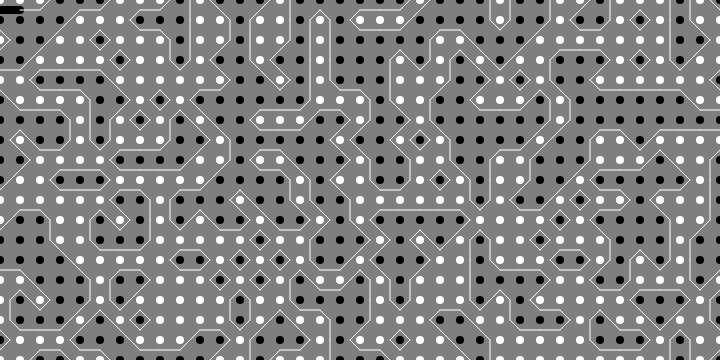
Frame 1 (no input)
Frame 60 (no input): identical to frame 1, image omitted
Frame 120 (the mouse pressed at the canvas centre since frame 60): identical to frame 1, image omitted

The p5.js sketch that drew this single still picture (run headless with seeded random() and noise() and a simulated clock; from frame 60 on, the mouse is pressed at the canvas centre):

// p5.js sketch
// ── sketch.js
var distances;
let rez = 20;
let cols, rows;

function setup() {
	createCanvas(720, 360);
	cols =  1 + width / rez;
	rows =  1 + height / rez;
	distances = Array.from(Array(cols), () => new Array(rows));
	for (let x = 0; x < cols; x++) {
		for (let y = 0; y < rows; y++) {
			distances[x][y] = floor(random(2));
		}
	}
}

function draw() {
  background(127);
  for (let x = 0; x < cols; x++) {
    for (let y = 0; y < rows; y++) {
      //  console.log(distances[x][y]);
       stroke(distances[x][y]*255);
       strokeWeight(rez*0.4);
       point(x*rez, y*rez);
    }
  }

  for (let i = 0; i < cols-1; i++) {
    for (let j = 0; j < rows-1; j++) {
		let x = float(i * rez);
		let y = float(j * rez);
		let a = createVector(x + 0.5 * rez,	y			 );
		let b = createVector(x + rez	  , y + rez * 0.5);
		let c = createVector(x + 0.5 * rez, y + rez      );
		let d = createVector(x 			  , y + rez * 0.5);

		var state = distances[i][j] * 8 + distances[i+1][j] * 4 + distances[i+1][j+1] * 2 + distances[i][j+1];
		
		switch(state) {
			case 1:
				// drawLine(c, d);
				line(c.x, c.y, d.x, d.y);
				break;
			case 2:
				line(b.x, b.y, c.x, c.y);
				break;
			case 3:
				line(b.x, b.y, d.x, d.y);
				break;
			case 4:
				// drawLine(a, b);
				line(a.x, a.y, b.x, b.y);
				break;
			case 5:
				// drawLine(a, b);
				line(a.x, a.y, d.x, d.y);
				line(b.x, b.y, c.x, c.y);
				// drawLine(b, c);
				break;
			case 6:
				line(a.x, a.y, c.x, c.y);
				break;
			case 7:
				line(a.x, a.y, d.x, d.y);
				break;
			case 8:
				line(a.x, a.y, d.x, d.y);
				break;
			case 9:
				line(a.x, a.y, c.x, c.y);
				break;																																																
			case 10:
				line(a.x, a.y, b.x, b.y);
				line(c.x, c.y, d.x, d.y);
				break;
			case 11:
				line(a.x, a.y, b.x, b.y);
				break;
			case 12:
				line(b.x, b.y, d.x, d.y);
				break;
			case 13:
				line(b.x, b.y, c.x, c.y);
				break;
			case 14:
				line(c.x, c.y, d.x, d.y);
				break;
		}
		stroke(255);
		strokeWeight(1);
		// line(a.x, a.y, b.x, b.y)
    }
  }
}

// function drawLine(v1, v2) {
// 	console.log('draw');
// 	line(v1.x, v1.y, v2.x, v2.y);
// }

// function getState(a, b, c, d) {
// 	console.log('getstate')
// 	return (a*8, b*4, c*2, d*1);
// }
